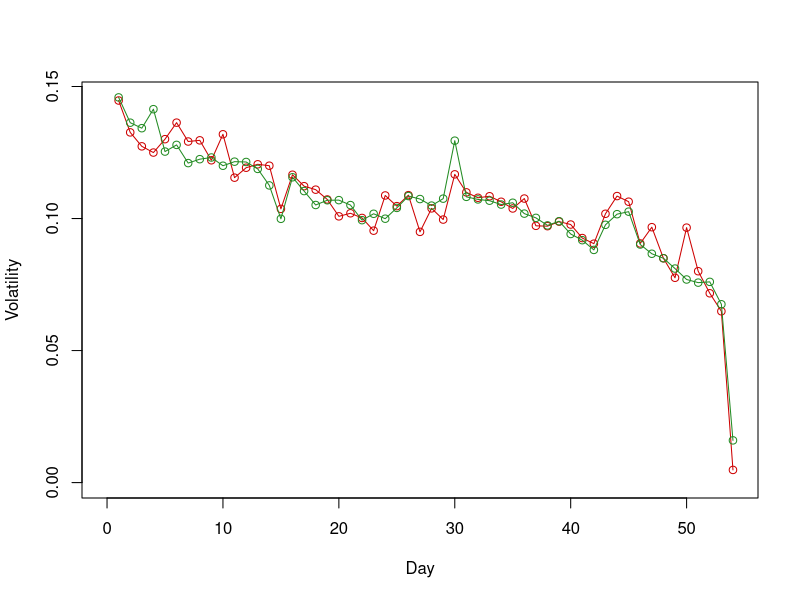

The R script that drew this image:
asset = c(69545,68473,67691,67622,67788,67600,67603,67488,67082,67226,66812,66928,67029,66697,66274,66487,66629,66491,66494,65844,66056,66082,65990,66230,66279,66035,66183,66004,66081,67410,66884,66419,66293,65880,65716,65660,65608,66070,66086,66082,65936,65867,65952,66150,66232,66095,65746,65500,65590,65246,64491,64423,64308,63733)
callStrikes = c(69500,68500,67500,67500,67750,67500,67500,67500,67000,67250,66500,67000,67000,66750,66000,66500,66750,66500,66500,65750,66000,66000,66000,66000,66000,66000,66250,66000,66000,67500,67000,66500,66000,66000,65750,65750,65500,66000,66000,66000,66000,65750,66000,66250,66250,66000,65750,65500,65500,65250,64500,64500,64250,63750)
callPrices = c(1880,1648,1657,1577,1585,1670,1571,1501,1436,1483,1445,1280,1330,1262,1232,1210,1100,1123,1072,1034,1015,997,890,1125,1099,990,803,897,884,945,849,824,1000,749,750,730,735,700,700,670,543,600,561,550,551,500,450,370,360,352,255,165,179,2)
putStrikes = c(69500,68500,67500,67500,67500,67500,67500,67500,67000,67250,66500,67000,67000,66500,66250,66500,66500,66500,66500,65750,66000,66000,66000,66000,66000,66000,66000,66000,66000,67500,67000,66500,66000,66000,65750,65750,65500,66000,66000,66000,66000,65750,66000,66000,66000,66000,65750,65500,65500,65250,64500,64500,64250,63750)
putPrices = c(1850,1721,1550,1654,1367,1470,1372,1430,1366,1372,1200,1376,1282,1110,1040,1213,1075,1073,1075,1000,989,907,960,814,814,952,855,902,870,1143,951,900,694,861,800,779,648,632,615,565,602,469,585,488,431,403,407,370,284,284,250,254,127,35)

# BS d1
d1 <- function (S, E, r, volatility, expiry) {
  (log(S / E) + (r + 0.5 * volatility ^ 2) * (expiry)) / (volatility * sqrt(expiry))
}

# BS d2
d2 <- function (d1, volatility, expiry) {
  d1 - volatility * sqrt(expiry)
}

# call
C <- function (S, d1, d2, E, r, expiry) {
  S * pnorm(d1) - E * exp(-r * (expiry)) * pnorm(d2)
}

# put
P <- function (S, d1, d2, E, r, expiry) {
  -S * pnorm(-d1) + E * exp(-r * (expiry)) * pnorm(-d2)
}

Vega <- function (S, d1, expiry) {
  S * sqrt(expiry / pi / 2) * exp(-0.5 * d1 ^ 2)
}

# IV Call
IvCall <- function (C, E, expiry, S, r, error) {
  sigma = 1
  dv = error + 1
  while (!is.na(dv) && abs(dv) > error) {
    d1 = d1(S, E, r, sigma, expiry)
    d2 = d2(d1, sigma, expiry)
    CallPrice = C(S, d1, d2, E, r, expiry)
    Vega = Vega(S, d1, expiry)
    PriceError = CallPrice - C
    dv = PriceError / Vega
    sigma = sigma - dv
  }
  sigma
}

# IV Put
IvPut <- function (P, E, expiry, S, r, error) {
  sigma = 1
  dv = error + 1
  while (!is.na(dv) && abs(dv) > error) {
    d1 = d1(S, E, r, sigma, expiry)
    d2 = d2(d1, sigma, expiry)
    PutPrice = P(S, d1, d2, E, r, expiry)
    Vega = Vega(S, d1, expiry)
    PriceError = PutPrice - P
    dv = PriceError / Vega
    sigma = sigma - dv
  }
  sigma
}

n = length(asset)
ivCall = array(n)
ivPut = array(n)
rate = 0
error = 0.001

for (i in 1:n) {
  expiry = 1 / 252 * (n - (i - 1))
  ivCall[i] = IvCall(callPrices[i], callStrikes[i], expiry, asset[i], rate, error)
  ivPut[i] = IvPut(putPrices[i], putStrikes[i], expiry, asset[i], rate, error)
}

xrange = range(0, n)
yrange = range(0, ivPut, ivCall)

plot(xrange, yrange, type = "n", xlab = "Day", ylab = "Volatility")
#plot(ivCall, type="l")
points(1:n, ivCall, col = "red3", type = "o")
points(1:n, ivPut, col = "forestgreen", type = "o")


